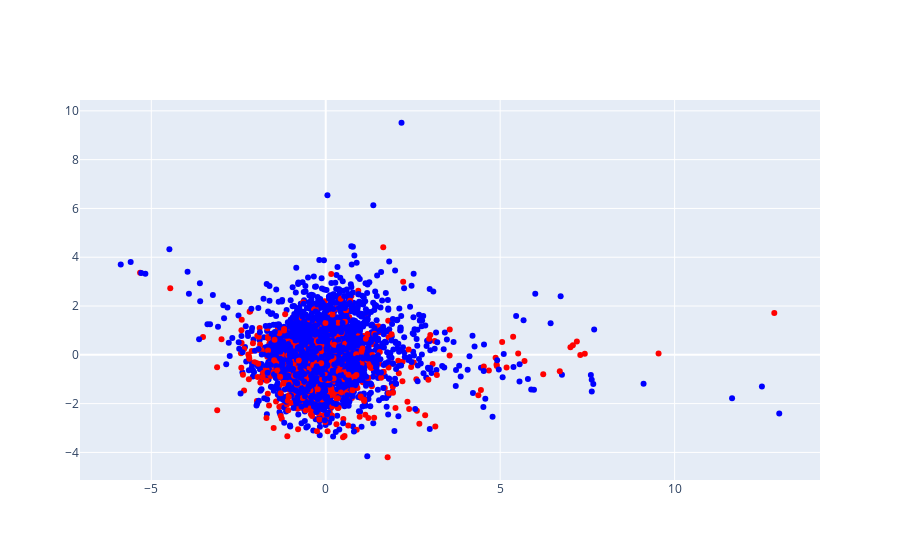

Write notebook code for a chart like this one.
### Code cell
import plotly.graph_objects as go
import plotly.express as px


fig = go.Figure(data=go.Scatter(x=Xr_pca[:, 0],
                                y=Xr_pca[:, 1],
                                mode='markers',
                                marker_color=single_genres_colors,
                                text=text_data))


fig.show()

### Figure 1 — Plotly figure (JSON) as saved in the notebook; plotly's stock layout.template omitted (floating-point values rounded to 4 significant figures; data arrays with more than 128 entries replaced by an {"elided": "..."} marker saying what was removed)
{"data": [{"marker": {"color": {"elided": "3109 str values"}}, "mode": "markers", "text": {"elided": "3109 str values"}, "type": "scatter", "x": {"elided": "3109 float values"}, "y": {"elided": "3109 float values"}}], "layout": {}}
